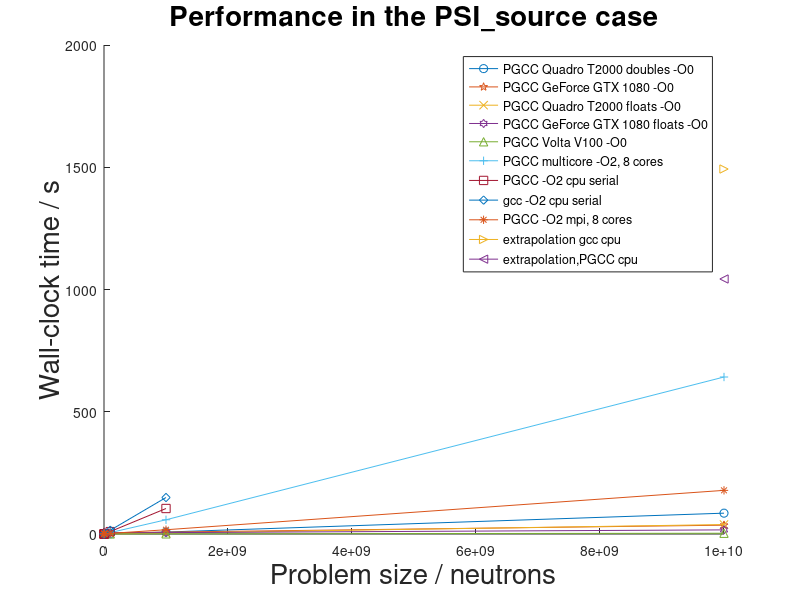
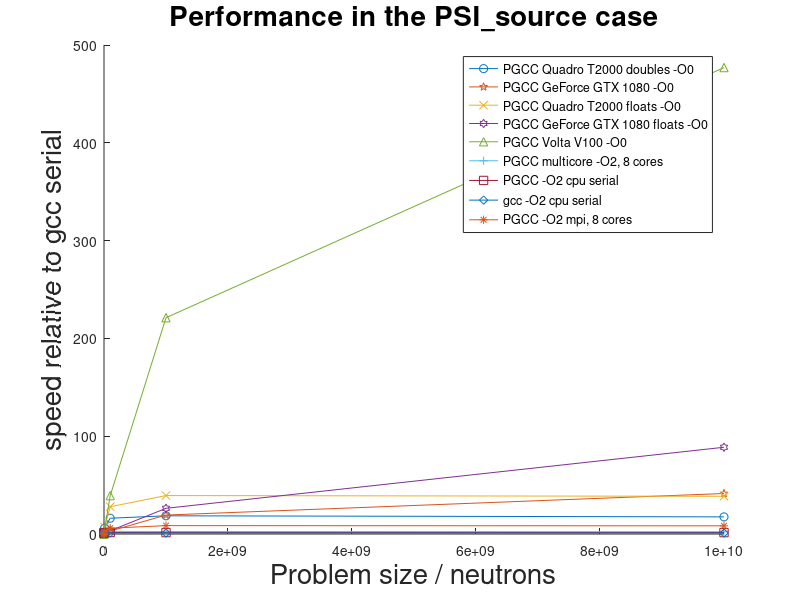

The MATLAB source for these figures, in order:
set(0, 'defaultTextFontSize',20);
xes=[1e4 1e5 1e6 1e7 1e8 1e9 1e10]';
xes_volta=[1e4 1e5 1e6 1e7 1e8 1e9 1e10 1e11 1e12]';
load gpu.dat
load gpu_hypatia.dat
load gpu_float.dat
load gpu_float_hypatia.dat
load volta_v100.dat
load cpu.dat
load gcc.dat
load mpi.dat
load multicore.dat

gcc(7)=10*gcc(6);
cpu(7)=10*cpu(6);

hold on
plot(xes,gpu,'-o')
plot(xes,gpu_hypatia,'-p')
plot(xes,gpu_float,'-x')
plot(xes,gpu_float_hypatia,'-h')
plot(xes,volta_v100(1:7),'-^')
plot(xes,multicore,'-+')
plot(xes(1:6),cpu(1:6),'-s')
plot(xes(1:6),gcc(1:6),'-d')
plot(xes,mpi,'-*')
plot(xes(7),gcc(7),'->')
plot(xes(7),cpu(7),'-<')

 legend('PGCC Quadro T2000 doubles -O0','PGCC GeForce GTX 1080 -O0','PGCC Quadro T2000 floats -O0','PGCC GeForce GTX 1080 floats -O0','PGCC Volta V100 -O0','PGCC multicore -O2, 8 cores','PGCC -O2 cpu serial','gcc -O2 cpu serial','PGCC -O2 mpi, 8 cores','extrapolation gcc cpu ','extrapolation,PGCC cpu')

  xlabel('Problem size / neutrons')
  ylabel('Wall-clock time / s')
  title('Performance in the PSI_source case','interpreter','none')

  figure

  perf_gpu=gcc./gpu;
  perf_gpu_hypatia=gcc./gpu_hypatia;
  perf_gpu_float=gcc./gpu_float;
  perf_gpu_float_hypatia=gcc./gpu_float_hypatia;
  perf_volta_v100=gcc./volta_v100(1:7);
  perf_multicore=gcc./multicore;
  perf_mpi=gcc./mpi;
  perf_cpu=gcc./cpu;
 perf_gcc=gcc./gcc;
 hold on
plot(xes,perf_gpu,'-o')
plot(xes,perf_gpu_hypatia,'-p')
plot(xes,perf_gpu_float,'-x')
plot(xes,perf_gpu_float_hypatia,'-h')
plot(xes,perf_volta_v100,'-^')
plot(xes,perf_multicore,'-+')
plot(xes,perf_cpu,'-s')
plot(xes,perf_gcc,'-d')
plot(xes,perf_mpi,'-*')
  xlabel('Problem size / neutrons')
  ylabel('speed relative to gcc serial')
   title('Performance in the PSI_source case','interpreter','none')
  legend('PGCC Quadro T2000 doubles -O0','PGCC GeForce GTX 1080 -O0','PGCC Quadro T2000 floats -O0','PGCC GeForce GTX 1080 floats -O0','PGCC Volta V100 -O0','PGCC multicore -O2, 8 cores','PGCC -O2 cpu serial','gcc -O2 cpu serial','PGCC -O2 mpi, 8 cores')
